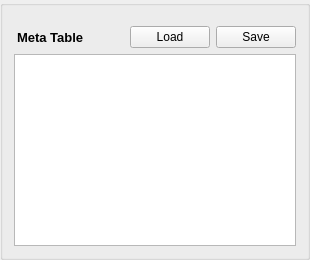
               <widget class="QGroupBox" name="verticalGroupBox_9">
                <layout class="QVBoxLayout" name="verticalLayout_15">
                 <item>
                  <widget class="Line" name="line_5">
                   <property name="lineWidth">
                    <number>0</number>
                   </property>
                   <property name="orientation">
                    <enum>Qt::Horizontal</enum>
                   </property>
                  </widget>
                 </item>
                 <item>
                  <layout class="QHBoxLayout" name="horizontalLayout_14">
                   <item>
                    <widget class="QLabel" name="label_19">
                     <property name="font">
                      <font>
                       <pointsize>10</pointsize>
                       <bold>true</bold>
                      </font>
                     </property>
                     <property name="text">
                      <string>Meta Table</string>
                     </property>
                     <property name="indent">
                      <number>3</number>
                     </property>
                    </widget>
                   </item>
                   <item>
                    <spacer name="horizontalSpacer_19">
                     <property name="orientation">
                      <enum>Qt::Horizontal</enum>
                     </property>
                     <property name="sizeHint" stdset="0">
                      <size>
                       <width>40</width>
                       <height>20</height>
                      </size>
                     </property>
                    </spacer>
                   </item>
                   <item>
                    <widget class="QPushButton" name="PB_MetaTable_btn_load">
                     <property name="text">
                      <string>Load</string>
                     </property>
                    </widget>
                   </item>
                   <item>
                    <widget class="QPushButton" name="PB_MetaTable_btn_save">
                     <property name="text">
                      <string>Save</string>
                     </property>
                    </widget>
                   </item>
                  </layout>
                 </item>
                 <item>
                  <widget class="QTableWidget" name="PB_MetaTable_widget">
                   <property name="editTriggers">
                    <set>QAbstractItemView::AnyKeyPressed|QAbstractItemView::DoubleClicked|QAbstractItemView::SelectedClicked</set>
                   </property>
                   <property name="showDropIndicator" stdset="0">
                    <bool>false</bool>
                   </property>
                   <property name="dragEnabled">
                    <bool>false</bool>
                   </property>
                   <property name="dragDropOverwriteMode">
                    <bool>false</bool>
                   </property>
                   <property name="dragDropMode">
                    <enum>QAbstractItemView::NoDragDrop</enum>
                   </property>
                   <property name="showGrid">
                    <bool>false</bool>
                   </property>
                   <property name="gridStyle">
                    <enum>Qt::SolidLine</enum>
                   </property>
                   <property name="sortingEnabled">
                    <bool>false</bool>
                   </property>
                  </widget>
                 </item>
                </layout>
               </widget>
